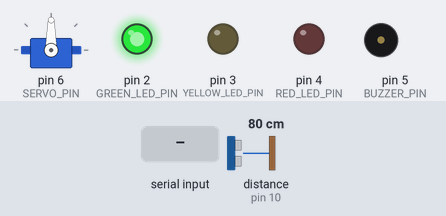
A sketch run on a simulated Arduino Uno, built with avr-gcc and run on an emulated ATmega328P. On the bench: servo, output pins drawn as LEDs (lit = HIGH), buzzer (waves = sounding). Wiring (inferred from the names in the program): ultrasonic range finder: trigger pin 9; echo pin 10. The test bench sets the inputs (shaded band); at power-on: distance to the obstacle (sensor on pin 10) 80 cm. The echo pulse lasts 58.3 µs per cm; pins used as bus, display or sensor lines are not drawn; what the sketch prints to the serial monitor is not drawn.

Above: at 2.2 s.
2.3 s: "START_SCAN\n" received over Serial
At 3.2 s:
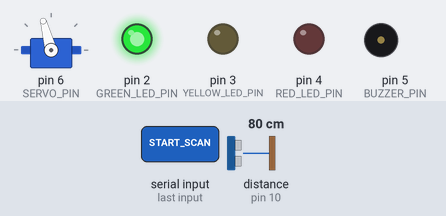
5.3 s: distance to the obstacle (sensor on pin 10) set to 34 cm
8.3 s: distance to the obstacle (sensor on pin 10) set to 28 cm
At 8.78 s:
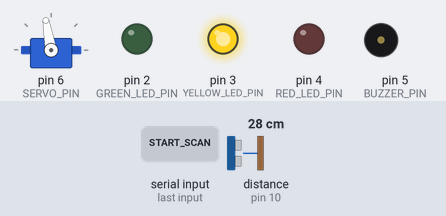
11.3 s: "DISARM\n" received over Serial
At 12.5 s:
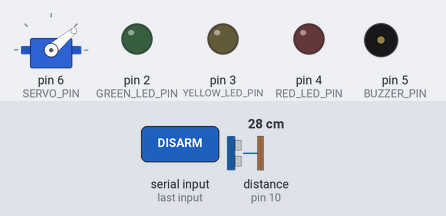
12.8 s: "EMERGENCY_STOP\n" received over Serial
At 14.0 s:
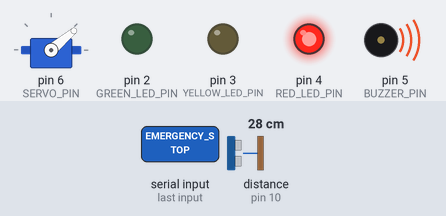
14.3 s: "CENTER\n" received over Serial
At 15.0 s:
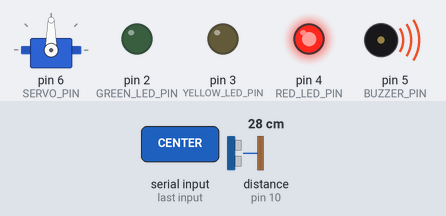
Timing chart, 0 to 17.0 s (numbered marks = the images above; inputs shaded):
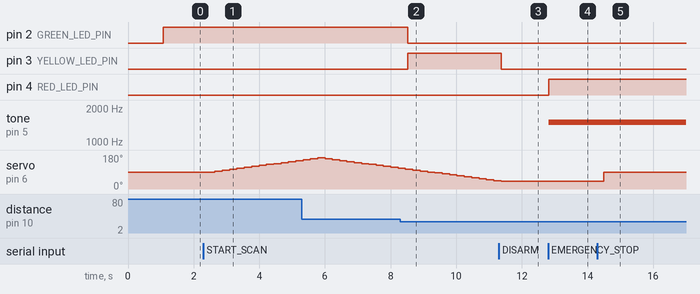

The sketch:

arduino.ino
```cpp
#include <Servo.h>

const int TRIG_PIN = 9;
const int ECHO_PIN = 10;

const int GREEN_LED_PIN = 2;
const int YELLOW_LED_PIN = 3;
const int RED_LED_PIN = 4;
const int BUZZER_PIN = 5;

const int SERVO_PIN = 6;

const float WARNING_DISTANCE_CM = 30.0;
const float STOP_DISTANCE_CM = 15.0;

const int MIN_ANGLE = 15;
const int MAX_ANGLE = 165;
const int CENTER_ANGLE = 90;
const int ANGLE_STEP = 5;

const unsigned long SCAN_INTERVAL_MS = 180;
const unsigned long IDLE_MEASURE_INTERVAL_MS = 400;

Servo radarServo;

bool systemArmed = true;
bool emergencyStop = false;
bool scanning = false;

int currentAngle = CENTER_ANGLE;
int scanDirection = 1;

float lastDistanceCm = -1.0;
float closestDistanceCm = -1.0;
int closestAngleDeg = -1;

String currentStatus = "STARTING";

unsigned long lastScanTime = 0;
unsigned long lastIdleMeasureTime = 0;

void setup() {
    Serial.begin(9600);

    pinMode(TRIG_PIN, OUTPUT);
    pinMode(ECHO_PIN, INPUT);

    pinMode(GREEN_LED_PIN, OUTPUT);
    pinMode(YELLOW_LED_PIN, OUTPUT);
    pinMode(RED_LED_PIN, OUTPUT);
    pinMode(BUZZER_PIN, OUTPUT);

    digitalWrite(TRIG_PIN, LOW);
    allOutputsOff();

    radarServo.attach(SERVO_PIN);
    radarServo.write(CENTER_ANGLE);

    delay(1000);

    Serial.println("{\"message\":\"Radar ready\"}");
}

void loop() {
  readCommandsFromSerial();

  if (emergencyStop) {
    currentStatus = "EMERGENCY_STOP";
    updateOutputs(currentStatus);
    sendTelemetry();
    delay(250);
    return;
  }

  unsigned long now = millis();

  if (scanning) {
    if (now - lastScanTime >= SCAN_INTERVAL_MS) {
      lastScanTime = now;
      performScanStep();
    }
  } else {
    if (now - lastIdleMeasureTime >= IDLE_MEASURE_INTERVAL_MS) {
      lastIdleMeasureTime = now;
      measureAtCurrentAngle();
    }
  }
}


void readCommandsFromSerial() {
  if (Serial.available() > 0) {
    String command = Serial.readStringUntil('\n');
    command.trim();
    command.toUpperCase();

    if (command == "START_SCAN") {
      systemArmed = true;
      emergencyStop = false;
      scanning = true;
      resetClosestObject();
    } else if (command == "STOP_SCAN") {
      scanning = false;
    } else if (command == "CENTER") {
      scanning = false;
      currentAngle = CENTER_ANGLE;
      radarServo.write(currentAngle);
      delay(250);
      measureAtCurrentAngle();
    } else if (command == "ARM") {
      systemArmed = true;
      emergencyStop = false;
    } else if (command == "DISARM") {
      systemArmed = false;
      emergencyStop = false;
      scanning = false;
      allOutputsOff();
    } else if (command == "EMERGENCY_STOP") {
      systemArmed = true;
      emergencyStop = true;
      scanning = false;
    } else if (command == "RESET") {
      systemArmed = true;
      emergencyStop = false;
      scanning = false;
      currentAngle = CENTER_ANGLE;
      scanDirection = 1;
      resetClosestObject();
      radarServo.write(currentAngle);
      delay(250);
      measureAtCurrentAngle();
    }
  }
}

void performScanStep() {
  radarServo.write(currentAngle);

  // Give the servo a little time to physically move.
  delay(70);

  lastDistanceCm = readDistanceCm();
  currentStatus = decideStatus(lastDistanceCm);

  updateClosestObject(lastDistanceCm, currentAngle);
  updateOutputs(currentStatus);
  sendTelemetry();

  currentAngle = currentAngle + (scanDirection * ANGLE_STEP);

  if (currentAngle >= MAX_ANGLE) {
    currentAngle = MAX_ANGLE;
    scanDirection = -1;
  } else if (currentAngle <= MIN_ANGLE) {
    currentAngle = MIN_ANGLE;
    scanDirection = 1;
  }
}

void measureAtCurrentAngle() {
  radarServo.write(currentAngle);
  delay(70);

  lastDistanceCm = readDistanceCm();
  currentStatus = decideStatus(lastDistanceCm);

  updateClosestObject(lastDistanceCm, currentAngle);
  updateOutputs(currentStatus);
  sendTelemetry();
}

float readDistanceCm() {
  digitalWrite(TRIG_PIN, LOW);
  delayMicroseconds(2);

  digitalWrite(TRIG_PIN, HIGH);
  delayMicroseconds(10);
  digitalWrite(TRIG_PIN, LOW);

  unsigned long durationMicroseconds = pulseIn(ECHO_PIN, HIGH, 30000);

  if (durationMicroseconds == 0) {
    return -1.0;
  }

  float distanceCm = durationMicroseconds * 0.0343 / 2.0;
  return distanceCm;
}

String decideStatus(float distanceCm) {
  if (!systemArmed) {
    return "DISARMED";
  }

  if (emergencyStop) {
    return "EMERGENCY_STOP";
  }

  if (distanceCm < 0) {
    return "NO_READING";
  }

  if (distanceCm <= STOP_DISTANCE_CM) {
    return "STOP";
  }

  if (distanceCm <= WARNING_DISTANCE_CM) {
    return "WARNING";
  }

  return "SAFE";
}

void resetClosestObject() {
  closestDistanceCm = -1.0;
  closestAngleDeg = -1;
}

void updateClosestObject(float distanceCm, int angleDeg) {
  if (distanceCm < 0) {
    return;
  }

  // Ignore very far/noisy values for the closest-object display.
  if (distanceCm > 200.0) {
    return;
  }

  if (closestDistanceCm < 0 || distanceCm < closestDistanceCm) {
    closestDistanceCm = distanceCm;
    closestAngleDeg = angleDeg;
  }
}


void allOutputsOff() {
  digitalWrite(GREEN_LED_PIN, LOW);
  digitalWrite(YELLOW_LED_PIN, LOW);
  digitalWrite(RED_LED_PIN, LOW);
  noTone(BUZZER_PIN);
}

void updateOutputs(String status) {
  allOutputsOff();

  if (status == "SAFE") {
    digitalWrite(GREEN_LED_PIN, HIGH);
  } else if (status == "WARNING") {
    digitalWrite(YELLOW_LED_PIN, HIGH);
  } else if (status == "STOP") {
    digitalWrite(RED_LED_PIN, HIGH);
    tone(BUZZER_PIN, 1000);
  } else if (status == "EMERGENCY_STOP") {
    digitalWrite(RED_LED_PIN, HIGH);
    tone(BUZZER_PIN, 1500);
  } else if (status == "NO_READING") {
    digitalWrite(YELLOW_LED_PIN, HIGH);
  }

}

void sendTelemetry() {
  Serial.print("{");

  Serial.print("\"angle_deg\":");
  Serial.print(currentAngle);

  Serial.print(",\"distance_cm\":");
  if (lastDistanceCm < 0) {
    Serial.print("null");
  } else {
    Serial.print(lastDistanceCm, 1);
  }

  Serial.print(",\"status\":\"");
  Serial.print(currentStatus);
  Serial.print("\"");

  Serial.print(",\"scanning\":");
  Serial.print(scanning ? "true" : "false");

  Serial.print(",\"armed\":");
  Serial.print(systemArmed ? "true" : "false");

  Serial.print(",\"emergency_stop\":");
  Serial.print(emergencyStop ? "true" : "false");

  Serial.print(",\"closest_distance_cm\":");
  if (closestDistanceCm < 0) {
    Serial.print("null");
  } else {
    Serial.print(closestDistanceCm, 1);
  }

  Serial.print(",\"closest_angle_deg\":");
  if (closestAngleDeg < 0) {
    Serial.print("null");
  } else {
    Serial.print(closestAngleDeg);
  }

  Serial.print(",\"green_led\":");
  Serial.print(digitalRead(GREEN_LED_PIN));

  Serial.print(",\"yellow_led\":");
  Serial.print(digitalRead(YELLOW_LED_PIN));

  Serial.print(",\"red_led\":");
  Serial.print(digitalRead(RED_LED_PIN));

  Serial.print(",\"buzzer\":");
  if (currentStatus == "STOP" || currentStatus == "EMERGENCY_STOP") {
    Serial.print(1);
  } else {
    Serial.print(0);
  }

  Serial.println("}");
}
```

Measured:
- the behaviour switches between 31 and 30 cm on distance to the obstacle (sensor on pin 10) (found by bisection; images 1 and 2)
- after the input at 2.3 s, servo on pin 6 (SERVO_PIN): moves from 90° to 150° over 2.5 s, starting after 0.35 s
- after the input at 8.3 s, pin 2 (GREEN_LED_PIN): HIGH → LOW after 0.22 s; pin 3 (YELLOW_LED_PIN): LOW → HIGH after 0.22 s
- after the input at 11.3 s, pin 3 (YELLOW_LED_PIN): HIGH → LOW after 0.07 s; servo on pin 6 (SERVO_PIN): goes on until 11.4 s, then stays 40°
- after the input at 12.8 s, pin 4 (RED_LED_PIN): LOW → HIGH at once; tone on pin 5 (BUZZER_PIN): silent → 1500 Hz at once
- after the input at 14.3 s, servo on pin 6 (SERVO_PIN): 40° → 90° after 0.20 s
